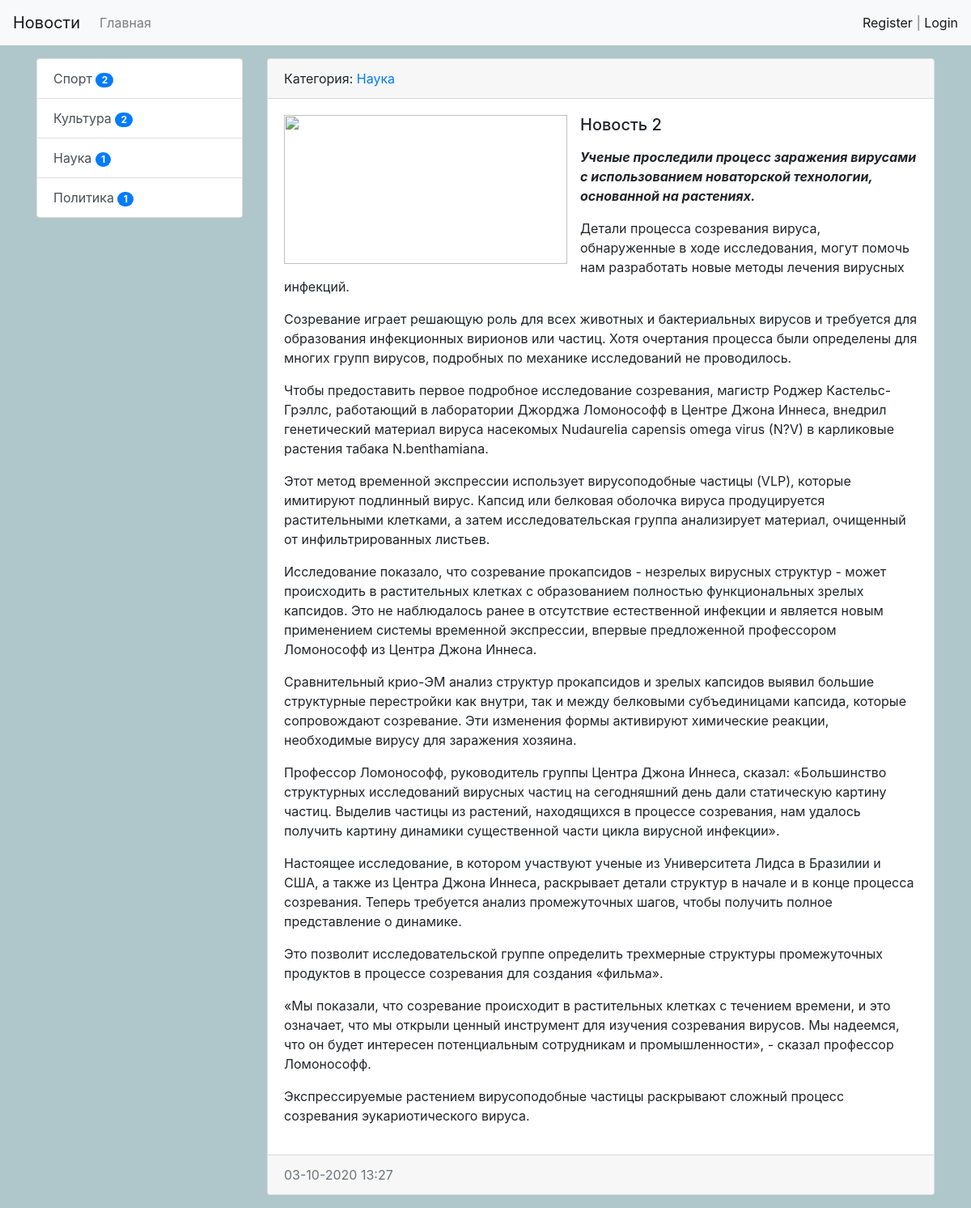
Screenshot of /news/2/ with the database file from the repository.
### news/models.py (models this page shows, shortened)
class Category(models.Model):
    title = models.CharField(max_length=150, db_index=True, verbose_name='Наименование категории')
    def get_absolute_url(self):
        return reverse('category', kwargs={'category_id': self.pk})
    def __str__(self):
        return self.title
    class Meta:
        verbose_name = 'Категория'
        verbose_name_plural = 'Категории'
        ordering = ['title']

class News(models.Model):
    title = models.CharField(max_length=150, verbose_name='Наименование')
    content = models.TextField(blank=True, verbose_name='Контент')
    created_at = models.DateTimeField(auto_now_add=True, verbose_name='Дата публикации')
    updated_at = models.DateTimeField(auto_now=True, verbose_name='Обновлено')
    photo = models.ImageField(upload_to='photos/%Y/%m/%d', verbose_name='Фото', blank='True')
    is_published = models.BooleanField(default=True, verbose_name='Опубликовано')
    category = models.ForeignKey('Category', on_delete=models.PROTECT, verbose_name='Категория')
    views = models.IntegerField(default=0)
    class Meta:
        verbose_name = 'Новость'
        verbose_name_plural = 'Новости'
        ordering = ['-created_at', 'title']

### news/views.py (the view)
# urls.py: path('news/<int:pk>/', ViewNews.as_view(), name='view_news'),
class ViewNews(DetailView):
    model = News
    context_object_name = 'news_item'

### news/templatetags/news_tags.py (called while the page is built)
@register.inclusion_tag('news/list_categories.html')
def show_categories(arg1='Hello', arg2='world'):
    categories = Category.objects.annotate(cnt=Count('news', filter=F('news__is_published'))).filter(cnt__gt=0)
    return {"categories": categories, "arg1": arg1, "arg2": arg2}

### news/templates/news/news_detail.html (shortened to what this page needs)
{% extends 'base.html' %}
{% block sidebar %}
{% include 'inc/_sidebar.html' %}
{% endblock %}
{% block content %}
<div class="card mb-3">
    <div class="card-header">
        Категория: <a href="{{ news_item.category.get_absolute_url }}">{{ news_item.category }}</a>
    </div>
    <div class="card-body">
            <img src="{{ item.photo.url }}" alt="" width="350" height="184" class="float-left mr-3">
                <h5 class="card-title">{{ news_item.title}}</h5>
                <p class="card-text">{{ news_item.content|safe|linebreaks }}</p>
    </div>
    <div class="card-footer text-muted">
        {{ news_item.created_at|date:"d-m-Y H:i" }}
    </div>
</div>
{% endblock %}

### news/templates/news/list_categories.html
<div class="list-group">
    {% for item in categories %}
    <a href="{{ item.get_absolute_url }} " class="list-group-item list-group-item-action"> {{ item.title }}     <span class="badge badge-primary badge-pill">{{ item.cnt }}</span>
    </a>
    {% endfor %}
</div>

### mysite/static/css/style1.css (style rules this page uses)
body { background-color: #afc6ca; }

### rows the page displays
Category: title "Спорт", cnt "2"
Category: title "Культура", cnt "2"
Category: title "Наука", cnt "1"
Category: title "Политика", cnt "1"
News: category "Наука", title "Новость 2", content "Ученые проследили процесс заражения вирусами с использованием новаторской технологии, основанной на растениях. Детали процесса созревания вируса, обнаруженные в ходе исследования, могут помочь нам разработать новые методы лечения вирусных инфекций. Созревание играет решающую роль для всех животных и бактериальных вирусов и требуется для образования инфекционных вирионов или частиц. Хотя очертания процесса были определены для многих групп вирусов, подробных по механике исследований не проводилось. Чтобы предоставить первое подробное исследование созревания, магистр Роджер Кастельс-Грэллс, работающий в лаборатории Джорджа Ломонософф в Центре Джона Иннеса, внедрил генетический материал вируса…", created_at "03-10-2020 13:27"
